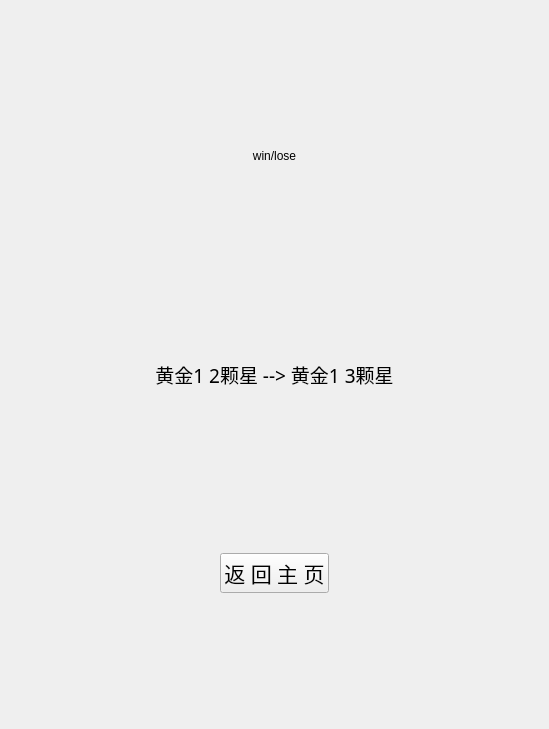
<?xml version="1.0" encoding="UTF-8"?>
<ui version="4.0">
 <class>training</class>
 <widget class="QDialog" name="training">
  <property name="geometry">
   <rect>
    <x>0</x>
    <y>0</y>
    <width>549</width>
    <height>729</height>
   </rect>
  </property>
  <property name="sizePolicy">
   <sizepolicy hsizetype="Preferred" vsizetype="Preferred">
    <horstretch>0</horstretch>
    <verstretch>0</verstretch>
   </sizepolicy>
  </property>
  <property name="windowTitle">
   <string>文化课闯关</string>
  </property>
  <property name="windowIcon">
   <iconset resource="res.qrc">
    <normaloff>:/pic/logo.jpg</normaloff>:/pic/logo.jpg</iconset>
  </property>
  <layout class="QVBoxLayout" name="verticalLayout_18">
   <item>
    <widget class="QStackedWidget" name="stackedWidget">
     <property name="enabled">
      <bool>true</bool>
     </property>
     <property name="sizePolicy">
      <sizepolicy hsizetype="Preferred" vsizetype="Preferred">
       <horstretch>0</horstretch>
       <verstretch>0</verstretch>
      </sizepolicy>
     </property>
     <property name="layoutDirection">
      <enum>Qt::LeftToRight</enum>
     </property>
     <property name="currentIndex">
      <number>7</number>
     </property>
     <widget class="QWidget" name="mainMenu">
      <layout class="QVBoxLayout" name="verticalLayout_19">
       <item>
        <widget class="QWidget" name="widget_4" native="true">
         <property name="sizePolicy">
          <sizepolicy hsizetype="Preferred" vsizetype="Expanding">
           <horstretch>0</horstretch>
           <verstretch>0</verstretch>
          </sizepolicy>
         </property>
         <layout class="QVBoxLayout" name="verticalLayout_7">
          <item>
           <widget class="QLabel" name="label_5">
            <property name="text">
             <string/>
            </property>
            <property name="pixmap">
             <pixmap resource="res.qrc">:/pic/show.png</pixmap>
            </property>
            <property name="scaledContents">
             <bool>true</bool>
            </property>
           </widget>
          </item>
         </layout>
        </widget>
       </item>
       <item>
        <widget class="QWidget" name="widget_18" native="true">
         <layout class="QVBoxLayout" name="verticalLayout_20">
          <item>
           <widget class="QLabel" name="username">
            <property name="font">
             <font>
              <family>楷体</family>
              <pointsize>14</pointsize>
             </font>
            </property>
            <property name="text">
             <string>&lt;html&gt;&lt;head/&gt;&lt;body&gt;&lt;p align=&quot;center&quot;&gt;&lt;span style=&quot; font-size:14pt;&quot;&gt;用户名&lt;/span&gt;&lt;/p&gt;&lt;/body&gt;&lt;/html&gt;</string>
            </property>
            <property name="alignment">
             <set>Qt::AlignCenter</set>
            </property>
           </widget>
          </item>
         </layout>
        </widget>
       </item>
       <item>
        <widget class="QWidget" name="widget_3" native="true">
         <property name="sizePolicy">
          <sizepolicy hsizetype="Preferred" vsizetype="Expanding">
           <horstretch>0</horstretch>
           <verstretch>0</verstretch>
          </sizepolicy>
         </property>
         <layout class="QVBoxLayout" name="verticalLayout_5">
          <item>
           <widget class="QPushButton" name="singleButton">
            <property name="font">
             <font>
              <family>楷体</family>
              <pointsize>16</pointsize>
             </font>
            </property>
            <property name="text">
             <string>个人文化知识闯关</string>
            </property>
           </widget>
          </item>
          <item>
           <widget class="QPushButton" name="rankButton">
            <property name="font">
             <font>
              <family>楷体</family>
              <pointsize>16</pointsize>
             </font>
            </property>
            <property name="text">
             <string>双人对战排位赛</string>
            </property>
           </widget>
          </item>
         </layout>
        </widget>
       </item>
      </layout>
     </widget>
     <widget class="QWidget" name="select_menu">
      <layout class="QVBoxLayout" name="verticalLayout_6">
       <item>
        <widget class="QWidget" name="widget_15" native="true">
         <layout class="QGridLayout" name="gridLayout">
          <item row="1" column="0">
           <widget class="QLabel" name="label_7">
            <property name="layoutDirection">
             <enum>Qt::RightToLeft</enum>
            </property>
            <property name="text">
             <string/>
            </property>
            <property name="pixmap">
             <pixmap resource="res.qrc">:/pic/math1.png</pixmap>
            </property>
            <property name="scaledContents">
             <bool>false</bool>
            </property>
           </widget>
          </item>
          <item row="0" column="1">
           <widget class="QPushButton" name="chinese_btn">
            <property name="font">
             <font>
              <family>楷体</family>
              <pointsize>16</pointsize>
             </font>
            </property>
            <property name="text">
             <string>语文知识闯关</string>
            </property>
           </widget>
          </item>
          <item row="1" column="1">
           <widget class="QPushButton" name="math_btn">
            <property name="font">
             <font>
              <family>楷体</family>
              <pointsize>16</pointsize>
             </font>
            </property>
            <property name="text">
             <string>数学知识闯关</string>
            </property>
           </widget>
          </item>
          <item row="2" column="1">
           <widget class="QPushButton" name="english_btn">
            <property name="font">
             <font>
              <family>楷体</family>
              <pointsize>16</pointsize>
             </font>
            </property>
            <property name="text">
             <string>英语知识闯关</string>
            </property>
           </widget>
          </item>
          <item row="0" column="0">
           <widget class="QLabel" name="label_6">
            <property name="text">
             <string/>
            </property>
            <property name="pixmap">
             <pixmap resource="res.qrc">:/pic/Chinese.png</pixmap>
            </property>
            <property name="scaledContents">
             <bool>true</bool>
            </property>
           </widget>
          </item>
          <item row="2" column="0">
           <widget class="QLabel" name="label_8">
            <property name="text">
             <string/>
            </property>
            <property name="pixmap">
             <pixmap resource="res.qrc">:/pic/Eng1.png</pixmap>
            </property>
            <property name="scaledContents">
             <bool>true</bool>
            </property>
           </widget>
          </item>
         </layout>
        </widget>
       </item>
       <item>
        <widget class="QWidget" name="widget_10" native="true">
         <property name="sizePolicy">
          <sizepolicy hsizetype="Preferred" vsizetype="Preferred">
           <horstretch>0</horstretch>
           <verstretch>0</verstretch>
          </sizepolicy>
         </property>
         <layout class="QHBoxLayout" name="horizontalLayout">
          <item>
           <widget class="QPushButton" name="back_to_main">
            <property name="sizePolicy">
             <sizepolicy hsizetype="Preferred" vsizetype="Preferred">
              <horstretch>0</horstretch>
              <verstretch>0</verstretch>
             </sizepolicy>
            </property>
            <property name="font">
             <font>
              <family>楷体</family>
              <pointsize>10</pointsize>
             </font>
            </property>
            <property name="text">
             <string/>
            </property>
            <property name="icon">
             <iconset resource="res.qrc">
              <normaloff>:/pic/back.png</normaloff>:/pic/back.png</iconset>
            </property>
            <property name="iconSize">
             <size>
              <width>30</width>
              <height>30</height>
             </size>
            </property>
            <property name="autoDefault">
             <bool>false</bool>
            </property>
            <property name="default">
             <bool>false</bool>
            </property>
            <property name="flat">
             <bool>true</bool>
            </property>
           </widget>
          </item>
          <item>
           <widget class="QLabel" name="label_11">
            <property name="text">
             <string/>
            </property>
           </widget>
          </item>
          <item>
           <widget class="QLabel" name="label_13">
            <property name="text">
             <string/>
            </property>
           </widget>
          </item>
          <item>
           <widget class="QLabel" name="label_10">
            <property name="text">
             <string/>
            </property>
           </widget>
          </item>
          <item>
           <widget class="QLabel" name="label_9">
            <property name="text">
             <string/>
            </property>
           </widget>
          </item>
         </layout>
        </widget>
       </item>
      </layout>
     </widget>
     <widget class="QWidget" name="single_menu">
      <layout class="QVBoxLayout" name="verticalLayout_10">
       <item>
        <widget class="QWidget" name="widget_5" native="true">
         <layout class="QVBoxLayout" name="verticalLayout_8">
          <item>
           <spacer name="verticalSpacer_8">
            <property name="orientation">
             <enum>Qt::Vertical</enum>
            </property>
            <property name="sizeType">
             <enum>QSizePolicy::Fixed</enum>
            </property>
            <property name="sizeHint" stdset="0">
             <size>
              <width>20</width>
              <height>40</height>
             </size>
            </property>
           </spacer>
          </item>
          <item>
           <widget class="QLabel" name="label">
            <property name="font">
             <font>
              <family>楷体</family>
             </font>
            </property>
            <property name="text">
             <string>&lt;html&gt;&lt;head/&gt;&lt;body&gt;&lt;p align=&quot;center&quot;&gt;&lt;span style=&quot; font-size:22pt;&quot;&gt;你需要连续答对5道题&lt;/span&gt;&lt;/p&gt;&lt;/body&gt;&lt;/html&gt;</string>
            </property>
           </widget>
          </item>
          <item>
           <widget class="QLabel" name="label_2">
            <property name="text">
             <string>&lt;html&gt;&lt;head/&gt;&lt;body&gt;&lt;p align=&quot;center&quot;&gt;&lt;span style=&quot; font-size:14pt;&quot;&gt;答错离开，答对继续&lt;/span&gt;&lt;/p&gt;&lt;/body&gt;&lt;/html&gt;</string>
            </property>
           </widget>
          </item>
         </layout>
        </widget>
       </item>
       <item>
        <widget class="QWidget" name="widget_6" native="true">
         <layout class="QVBoxLayout" name="verticalLayout_9">
          <item>
           <widget class="QPushButton" name="single_start">
            <property name="font">
             <font>
              <family>楷体</family>
              <pointsize>16</pointsize>
             </font>
            </property>
            <property name="text">
             <string>开始答题</string>
            </property>
           </widget>
          </item>
          <item>
           <widget class="QPushButton" name="single_back">
            <property name="font">
             <font>
              <family>楷体</family>
              <pointsize>16</pointsize>
             </font>
            </property>
            <property name="text">
             <string>返回</string>
            </property>
            <property name="icon">
             <iconset resource="res.qrc">
              <normaloff>:/pic/back.png</normaloff>:/pic/back.png</iconset>
            </property>
            <property name="iconSize">
             <size>
              <width>33</width>
              <height>27</height>
             </size>
            </property>
           </widget>
          </item>
         </layout>
        </widget>
       </item>
      </layout>
     </widget>
     <widget class="QWidget" name="single_running">
      <layout class="QVBoxLayout" name="verticalLayout_13">
       <item>
        <spacer name="verticalSpacer_11">
         <property name="orientation">
          <enum>Qt::Vertical</enum>
         </property>
         <property name="sizeHint" stdset="0">
          <size>
           <width>20</width>
           <height>40</height>
          </size>
         </property>
        </spacer>
       </item>
       <item>
        <widget class="QWidget" name="widget_7" native="true">
         <property name="sizePolicy">
          <sizepolicy hsizetype="Preferred" vsizetype="Fixed">
           <horstretch>0</horstretch>
           <verstretch>0</verstretch>
          </sizepolicy>
         </property>
         <layout class="QHBoxLayout" name="horizontalLayout_2">
          <item>
           <widget class="QLabel" name="label_4">
            <property name="font">
             <font>
              <family>楷体</family>
              <pointsize>20</pointsize>
             </font>
            </property>
            <property name="text">
             <string>个人闯关</string>
            </property>
           </widget>
          </item>
          <item>
           <widget class="QLCDNumber" name="lcdNumber">
            <property name="minimumSize">
             <size>
              <width>100</width>
              <height>100</height>
             </size>
            </property>
            <property name="maximumSize">
             <size>
              <width>500</width>
              <height>100</height>
             </size>
            </property>
            <property name="font">
             <font>
              <family>黑体</family>
              <pointsize>20</pointsize>
             </font>
            </property>
           </widget>
          </item>
         </layout>
        </widget>
       </item>
       <item>
        <spacer name="verticalSpacer_12">
         <property name="orientation">
          <enum>Qt::Vertical</enum>
         </property>
         <property name="sizeHint" stdset="0">
          <size>
           <width>20</width>
           <height>40</height>
          </size>
         </property>
        </spacer>
       </item>
       <item>
        <widget class="QWidget" name="widget_9" native="true">
         <layout class="QVBoxLayout" name="verticalLayout_11">
          <item>
           <widget class="QTextBrowser" name="single_question">
            <property name="font">
             <font>
              <family>楷体</family>
              <pointsize>14</pointsize>
             </font>
            </property>
           </widget>
          </item>
         </layout>
        </widget>
       </item>
       <item>
        <spacer name="verticalSpacer_13">
         <property name="orientation">
          <enum>Qt::Vertical</enum>
         </property>
         <property name="sizeHint" stdset="0">
          <size>
           <width>20</width>
           <height>40</height>
          </size>
         </property>
        </spacer>
       </item>
       <item>
        <widget class="QWidget" name="widget_8" native="true">
         <layout class="QVBoxLayout" name="verticalLayout">
          <item>
           <widget class="QPushButton" name="single_SelectButton_one">
            <property name="font">
             <font>
              <family>楷体</family>
              <pointsize>14</pointsize>
             </font>
            </property>
            <property name="text">
             <string>A</string>
            </property>
           </widget>
          </item>
          <item>
           <widget class="QPushButton" name="single_SelectButton_two">
            <property name="font">
             <font>
              <family>楷体</family>
              <pointsize>14</pointsize>
             </font>
            </property>
            <property name="text">
             <string>B</string>
            </property>
           </widget>
          </item>
          <item>
           <widget class="QPushButton" name="single_SelectButton_three">
            <property name="font">
             <font>
              <family>楷体</family>
              <pointsize>14</pointsize>
             </font>
            </property>
            <property name="text">
             <string>C</string>
            </property>
           </widget>
          </item>
          <item>
           <widget class="QPushButton" name="single_SelectButton_four">
            <property name="font">
             <font>
              <family>楷体</family>
              <pointsize>14</pointsize>
             </font>
            </property>
            <property name="text">
             <string>D</string>
            </property>
           </widget>
          </item>
         </layout>
        </widget>
       </item>
       <item>
        <spacer name="verticalSpacer_10">
         <property name="orientation">
          <enum>Qt::Vertical</enum>
         </property>
         <property name="sizeHint" stdset="0">
          <size>
           <width>20</width>
           <height>40</height>
          </size>
         </property>
        </spacer>
       </item>
      </layout>
     </widget>
     <widget class="QWidget" name="single_score">
      <layout class="QVBoxLayout" name="verticalLayout_2">
       <item>
        <widget class="QWidget" name="widget_19" native="true">
         <layout class="QGridLayout" name="gridLayout_2">
          <item row="4" column="0">
           <widget class="QLabel" name="single_Result_Score">
            <property name="font">
             <font>
              <family>楷体</family>
              <pointsize>16</pointsize>
             </font>
            </property>
            <property name="text">
             <string>分数</string>
            </property>
            <property name="alignment">
             <set>Qt::AlignCenter</set>
            </property>
           </widget>
          </item>
          <item row="6" column="0">
           <spacer name="verticalSpacer">
            <property name="orientation">
             <enum>Qt::Vertical</enum>
            </property>
            <property name="sizeType">
             <enum>QSizePolicy::Fixed</enum>
            </property>
            <property name="sizeHint" stdset="0">
             <size>
              <width>20</width>
              <height>100</height>
             </size>
            </property>
           </spacer>
          </item>
          <item row="0" column="0">
           <spacer name="verticalSpacer_2">
            <property name="orientation">
             <enum>Qt::Vertical</enum>
            </property>
            <property name="sizeType">
             <enum>QSizePolicy::Fixed</enum>
            </property>
            <property name="sizeHint" stdset="0">
             <size>
              <width>20</width>
              <height>100</height>
             </size>
            </property>
           </spacer>
          </item>
          <item row="5" column="0">
           <widget class="QWidget" name="widget_20" native="true">
            <layout class="QGridLayout" name="gridLayout_3">
             <item row="0" column="0">
              <widget class="QPushButton" name="singnal_score_backButton">
               <property name="sizePolicy">
                <sizepolicy hsizetype="Preferred" vsizetype="Fixed">
                 <horstretch>10</horstretch>
                 <verstretch>0</verstretch>
                </sizepolicy>
               </property>
               <property name="font">
                <font>
                 <family>楷体</family>
                 <pointsize>16</pointsize>
                </font>
               </property>
               <property name="layoutDirection">
                <enum>Qt::LeftToRight</enum>
               </property>
               <property name="text">
                <string>返 回 列 表</string>
               </property>
               <property name="icon">
                <iconset resource="res.qrc">
                 <normaloff>:/pic/back.png</normaloff>:/pic/back.png</iconset>
               </property>
               <property name="iconSize">
                <size>
                 <width>33</width>
                 <height>30</height>
                </size>
               </property>
              </widget>
             </item>
            </layout>
           </widget>
          </item>
          <item row="1" column="0">
           <widget class="QLabel" name="single_Result">
            <property name="text">
             <string>图标</string>
            </property>
            <property name="alignment">
             <set>Qt::AlignCenter</set>
            </property>
           </widget>
          </item>
          <item row="3" column="0">
           <widget class="QLabel" name="single_Result2">
            <property name="font">
             <font>
              <family>楷体</family>
              <pointsize>18</pointsize>
             </font>
            </property>
            <property name="text">
             <string>文字</string>
            </property>
            <property name="alignment">
             <set>Qt::AlignCenter</set>
            </property>
           </widget>
          </item>
         </layout>
        </widget>
       </item>
      </layout>
     </widget>
     <widget class="QWidget" name="rank_wait">
      <layout class="QVBoxLayout" name="verticalLayout_12">
       <item>
        <spacer name="verticalSpacer_7">
         <property name="orientation">
          <enum>Qt::Vertical</enum>
         </property>
         <property name="sizeHint" stdset="0">
          <size>
           <width>20</width>
           <height>40</height>
          </size>
         </property>
        </spacer>
       </item>
       <item>
        <widget class="QLabel" name="user_rank">
         <property name="font">
          <font>
           <family>楷体</family>
           <pointsize>14</pointsize>
          </font>
         </property>
         <property name="layoutDirection">
          <enum>Qt::LeftToRight</enum>
         </property>
         <property name="text">
          <string>&lt;html&gt;&lt;head/&gt;&lt;body&gt;&lt;p align=&quot;center&quot;&gt;&lt;br/&gt;&lt;/p&gt;&lt;/body&gt;&lt;/html&gt;</string>
         </property>
         <property name="alignment">
          <set>Qt::AlignCenter</set>
         </property>
        </widget>
       </item>
       <item>
        <widget class="QLabel" name="label_3">
         <property name="text">
          <string>&lt;html&gt;&lt;head/&gt;&lt;body&gt;&lt;p align=&quot;center&quot;&gt;&lt;span style=&quot; font-size:28pt; font-weight:600;&quot;&gt;正在为你匹配对手...&lt;/span&gt;&lt;/p&gt;&lt;/body&gt;&lt;/html&gt;</string>
         </property>
        </widget>
       </item>
       <item>
        <widget class="QWidget" name="widget_16" native="true">
         <layout class="QHBoxLayout" name="horizontalLayout_3">
          <item>
           <spacer name="horizontalSpacer">
            <property name="orientation">
             <enum>Qt::Horizontal</enum>
            </property>
            <property name="sizeHint" stdset="0">
             <size>
              <width>40</width>
              <height>20</height>
             </size>
            </property>
           </spacer>
          </item>
          <item>
           <widget class="QLabel" name="loading">
            <property name="text">
             <string/>
            </property>
            <property name="pixmap">
             <pixmap resource="res.qrc">:/pic/loading.gif</pixmap>
            </property>
            <property name="scaledContents">
             <bool>false</bool>
            </property>
           </widget>
          </item>
          <item>
           <spacer name="horizontalSpacer_2">
            <property name="orientation">
             <enum>Qt::Horizontal</enum>
            </property>
            <property name="sizeHint" stdset="0">
             <size>
              <width>40</width>
              <height>20</height>
             </size>
            </property>
           </spacer>
          </item>
         </layout>
        </widget>
       </item>
       <item>
        <widget class="QWidget" name="widget_17" native="true">
         <layout class="QHBoxLayout" name="horizontalLayout_7">
          <item>
           <spacer name="horizontalSpacer_3">
            <property name="orientation">
             <enum>Qt::Horizontal</enum>
            </property>
            <property name="sizeHint" stdset="0">
             <size>
              <width>40</width>
              <height>20</height>
             </size>
            </property>
           </spacer>
          </item>
          <item>
           <widget class="QPushButton" name="cancel">
            <property name="font">
             <font>
              <family>楷体</family>
              <pointsize>12</pointsize>
             </font>
            </property>
            <property name="text">
             <string>取消匹配</string>
            </property>
           </widget>
          </item>
         </layout>
        </widget>
       </item>
       <item>
        <spacer name="verticalSpacer_9">
         <property name="orientation">
          <enum>Qt::Vertical</enum>
         </property>
         <property name="sizeHint" stdset="0">
          <size>
           <width>20</width>
           <height>40</height>
          </size>
         </property>
        </spacer>
       </item>
      </layout>
     </widget>
     <widget class="QWidget" name="rank_running">
      <layout class="QVBoxLayout" name="verticalLayout_14">
       <item>
        <spacer name="verticalSpacer_3">
         <property name="orientation">
          <enum>Qt::Vertical</enum>
         </property>
         <property name="sizeType">
          <enum>QSizePolicy::Fixed</enum>
         </property>
         <property name="sizeHint" stdset="0">
          <size>
           <width>20</width>
           <height>40</height>
          </size>
         </property>
        </spacer>
       </item>
       <item>
        <widget class="QWidget" name="widget" native="true">
         <property name="sizePolicy">
          <sizepolicy hsizetype="Preferred" vsizetype="Fixed">
           <horstretch>0</horstretch>
           <verstretch>0</verstretch>
          </sizepolicy>
         </property>
         <layout class="QHBoxLayout" name="horizontalLayout_4">
          <item>
           <widget class="QWidget" name="widget_11" native="true">
            <property name="sizePolicy">
             <sizepolicy hsizetype="Preferred" vsizetype="Preferred">
              <horstretch>0</horstretch>
              <verstretch>20</verstretch>
             </sizepolicy>
            </property>
            <layout class="QVBoxLayout" name="verticalLayout_15">
             <item>
              <widget class="QLabel" name="enemyScore">
               <property name="font">
                <font>
                 <family>楷体</family>
                 <pointsize>10</pointsize>
                </font>
               </property>
               <property name="text">
                <string>王子 段位：黄金1 1颗星 160分</string>
               </property>
              </widget>
             </item>
             <item>
              <widget class="QLabel" name="selfScore">
               <property name="font">
                <font>
                 <family>楷体</family>
                 <pointsize>10</pointsize>
                </font>
               </property>
               <property name="text">
                <string>灰二 段位：白银2 2颗星 100分</string>
               </property>
              </widget>
             </item>
            </layout>
           </widget>
          </item>
          <item>
           <widget class="QLCDNumber" name="lcdNumber_2"/>
          </item>
         </layout>
        </widget>
       </item>
       <item>
        <spacer name="verticalSpacer_16">
         <property name="orientation">
          <enum>Qt::Vertical</enum>
         </property>
         <property name="sizeHint" stdset="0">
          <size>
           <width>20</width>
           <height>40</height>
          </size>
         </property>
        </spacer>
       </item>
       <item>
        <widget class="QTextBrowser" name="rankQuestion">
         <property name="font">
          <font>
           <family>楷体</family>
           <pointsize>14</pointsize>
          </font>
         </property>
         <property name="tabStopWidth">
          <number>80</number>
         </property>
        </widget>
       </item>
       <item>
        <spacer name="verticalSpacer_15">
         <property name="orientation">
          <enum>Qt::Vertical</enum>
         </property>
         <property name="sizeHint" stdset="0">
          <size>
           <width>20</width>
           <height>40</height>
          </size>
         </property>
        </spacer>
       </item>
       <item>
        <widget class="QWidget" name="widget_2" native="true">
         <layout class="QVBoxLayout" name="verticalLayout_3">
          <item>
           <widget class="QPushButton" name="rankSelectButton1">
            <property name="font">
             <font>
              <family>楷体</family>
              <pointsize>14</pointsize>
             </font>
            </property>
            <property name="text">
             <string>A</string>
            </property>
           </widget>
          </item>
          <item>
           <widget class="QPushButton" name="rankSelectButton2">
            <property name="font">
             <font>
              <family>楷体</family>
              <pointsize>14</pointsize>
             </font>
            </property>
            <property name="text">
             <string>B</string>
            </property>
           </widget>
          </item>
          <item>
           <widget class="QPushButton" name="rankSelectButton3">
            <property name="font">
             <font>
              <family>楷体</family>
              <pointsize>14</pointsize>
             </font>
            </property>
            <property name="text">
             <string>C</string>
            </property>
           </widget>
          </item>
          <item>
           <widget class="QPushButton" name="rankSelectButton4">
            <property name="font">
             <font>
              <family>楷体</family>
              <pointsize>14</pointsize>
             </font>
            </property>
            <property name="text">
             <string>D</string>
            </property>
           </widget>
          </item>
          <item>
           <spacer name="verticalSpacer_14">
            <property name="orientation">
             <enum>Qt::Vertical</enum>
            </property>
            <property name="sizeHint" stdset="0">
             <size>
              <width>20</width>
              <height>40</height>
             </size>
            </property>
           </spacer>
          </item>
         </layout>
        </widget>
       </item>
      </layout>
     </widget>
     <widget class="QWidget" name="rank_Result">
      <layout class="QVBoxLayout" name="verticalLayout_17">
       <item>
        <spacer name="verticalSpacer_4">
         <property name="orientation">
          <enum>Qt::Vertical</enum>
         </property>
         <property name="sizeType">
          <enum>QSizePolicy::Fixed</enum>
         </property>
         <property name="sizeHint" stdset="0">
          <size>
           <width>20</width>
           <height>60</height>
          </size>
         </property>
        </spacer>
       </item>
       <item>
        <widget class="QWidget" name="widget_12" native="true">
         <layout class="QVBoxLayout" name="verticalLayout_4">
          <item>
           <widget class="QLabel" name="RankResult">
            <property name="text">
             <string>&lt;html&gt;&lt;head/&gt;&lt;body&gt;&lt;p align=&quot;center&quot;&gt;win/lose&lt;/p&gt;&lt;p align=&quot;center&quot;&gt;&lt;br/&gt;&lt;/p&gt;&lt;/body&gt;&lt;/html&gt;</string>
            </property>
           </widget>
          </item>
         </layout>
        </widget>
       </item>
       <item>
        <widget class="QWidget" name="widget_13" native="true">
         <layout class="QVBoxLayout" name="verticalLayout_16">
          <item>
           <widget class="QLabel" name="NewRank">
            <property name="font">
             <font>
              <family>楷体</family>
              <pointsize>14</pointsize>
             </font>
            </property>
            <property name="text">
             <string>&lt;html&gt;&lt;head/&gt;&lt;body&gt;&lt;p align=&quot;center&quot;&gt;&lt;span style=&quot; font-size:14pt;&quot;&gt;黄金1 2颗星 --&amp;gt; 黄金1 3颗星&lt;/span&gt;&lt;/p&gt;&lt;/body&gt;&lt;/html&gt;</string>
            </property>
           </widget>
          </item>
         </layout>
        </widget>
       </item>
       <item>
        <widget class="QWidget" name="widget_14" native="true">
         <layout class="QHBoxLayout" name="horizontalLayout_5">
          <item>
           <widget class="QPushButton" name="pushButton">
            <property name="sizePolicy">
             <sizepolicy hsizetype="Fixed" vsizetype="Fixed">
              <horstretch>0</horstretch>
              <verstretch>0</verstretch>
             </sizepolicy>
            </property>
            <property name="font">
             <font>
              <family>楷体</family>
              <pointsize>16</pointsize>
             </font>
            </property>
            <property name="text">
             <string>返 回 主 页</string>
            </property>
            <property name="icon">
             <iconset resource="res.qrc">
              <normaloff>:/pic/back.png</normaloff>:/pic/back.png</iconset>
            </property>
            <property name="iconSize">
             <size>
              <width>30</width>
              <height>30</height>
             </size>
            </property>
           </widget>
          </item>
         </layout>
        </widget>
       </item>
       <item>
        <spacer name="verticalSpacer_5">
         <property name="orientation">
          <enum>Qt::Vertical</enum>
         </property>
         <property name="sizeType">
          <enum>QSizePolicy::Fixed</enum>
         </property>
         <property name="sizeHint" stdset="0">
          <size>
           <width>20</width>
           <height>40</height>
          </size>
         </property>
        </spacer>
       </item>
      </layout>
     </widget>
    </widget>
   </item>
  </layout>
 </widget>
 <resources>
  <include location="res.qrc"/>
 </resources>
 <connections/>
</ui>
